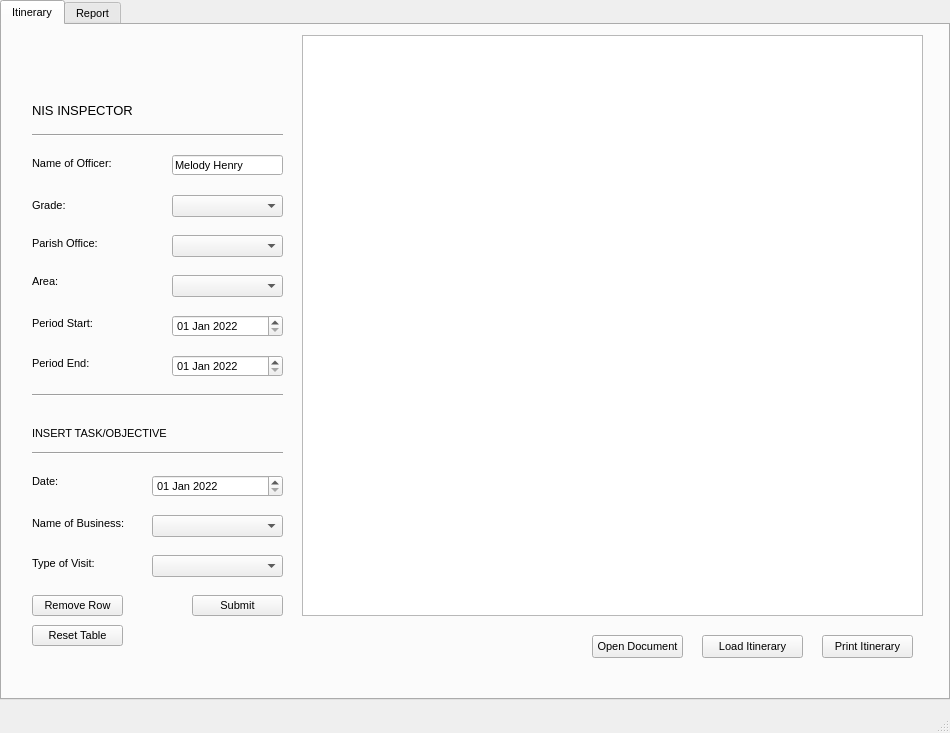
<?xml version="1.0" encoding="UTF-8"?>
<ui version="4.0">
 <class>MainWindow</class>
 <widget class="QMainWindow" name="MainWindow">
  <property name="geometry">
   <rect>
    <x>0</x>
    <y>0</y>
    <width>950</width>
    <height>733</height>
   </rect>
  </property>
  <property name="windowTitle">
   <string>MainWindow</string>
  </property>
  <widget class="QWidget" name="centralwidget">
   <widget class="QTabWidget" name="tabWidget">
    <property name="geometry">
     <rect>
      <x>0</x>
      <y>0</y>
      <width>950</width>
      <height>700</height>
     </rect>
    </property>
    <property name="font">
     <font>
      <pointsize>8</pointsize>
     </font>
    </property>
    <property name="currentIndex">
     <number>0</number>
    </property>
    <widget class="QWidget" name="itinerary_tab">
     <attribute name="title">
      <string>Itinerary</string>
     </attribute>
     <widget class="QTableWidget" name="itinerary_table">
      <property name="geometry">
       <rect>
        <x>300</x>
        <y>10</y>
        <width>621</width>
        <height>581</height>
       </rect>
      </property>
      <property name="sizeAdjustPolicy">
       <enum>QAbstractScrollArea::AdjustToContents</enum>
      </property>
      <property name="showGrid">
       <bool>true</bool>
      </property>
      <property name="columnCount">
       <number>4</number>
      </property>
      <attribute name="horizontalHeaderVisible">
       <bool>false</bool>
      </attribute>
      <attribute name="horizontalHeaderCascadingSectionResizes">
       <bool>false</bool>
      </attribute>
      <attribute name="horizontalHeaderDefaultSectionSize">
       <number>152</number>
      </attribute>
      <attribute name="horizontalHeaderStretchLastSection">
       <bool>true</bool>
      </attribute>
      <column>
       <property name="text">
        <string>Date</string>
       </property>
      </column>
      <column>
       <property name="text">
        <string>Name of Business</string>
       </property>
      </column>
      <column>
       <property name="text">
        <string>Address</string>
       </property>
      </column>
      <column>
       <property name="text">
        <string>Type of Visit</string>
       </property>
      </column>
     </widget>
     <widget class="QLineEdit" name="officer_name_input">
      <property name="geometry">
       <rect>
        <x>170</x>
        <y>130</y>
        <width>111</width>
        <height>20</height>
       </rect>
      </property>
      <property name="text">
       <string>Melody Henry</string>
      </property>
      <property name="echoMode">
       <enum>QLineEdit::Normal</enum>
      </property>
      <property name="placeholderText">
       <string>Enter Name</string>
      </property>
     </widget>
     <widget class="QLabel" name="officer_name_label">
      <property name="geometry">
       <rect>
        <x>30</x>
        <y>130</y>
        <width>101</width>
        <height>16</height>
       </rect>
      </property>
      <property name="text">
       <string>Name of Officer:</string>
      </property>
     </widget>
     <widget class="QLabel" name="grade">
      <property name="geometry">
       <rect>
        <x>30</x>
        <y>170</y>
        <width>41</width>
        <height>21</height>
       </rect>
      </property>
      <property name="text">
       <string>Grade:</string>
      </property>
     </widget>
     <widget class="QLabel" name="period_label">
      <property name="geometry">
       <rect>
        <x>30</x>
        <y>290</y>
        <width>71</width>
        <height>16</height>
       </rect>
      </property>
      <property name="text">
       <string>Period Start:</string>
      </property>
     </widget>
     <widget class="QLabel" name="area_label">
      <property name="geometry">
       <rect>
        <x>30</x>
        <y>250</y>
        <width>47</width>
        <height>13</height>
       </rect>
      </property>
      <property name="text">
       <string>Area:</string>
      </property>
     </widget>
     <widget class="QLabel" name="parish_office_label">
      <property name="geometry">
       <rect>
        <x>30</x>
        <y>210</y>
        <width>101</width>
        <height>16</height>
       </rect>
      </property>
      <property name="text">
       <string>Parish Office:</string>
      </property>
     </widget>
     <widget class="QComboBox" name="officer_grade_combo">
      <property name="geometry">
       <rect>
        <x>170</x>
        <y>170</y>
        <width>111</width>
        <height>22</height>
       </rect>
      </property>
     </widget>
     <widget class="QDateEdit" name="date_entry">
      <property name="geometry">
       <rect>
        <x>150</x>
        <y>450</y>
        <width>131</width>
        <height>22</height>
       </rect>
      </property>
      <property name="dateTime">
       <datetime>
        <hour>0</hour>
        <minute>0</minute>
        <second>0</second>
        <year>2022</year>
        <month>1</month>
        <day>1</day>
       </datetime>
      </property>
      <property name="displayFormat">
       <string>dd MMM yyyy</string>
      </property>
      <property name="date">
       <date>
        <year>2022</year>
        <month>1</month>
        <day>1</day>
       </date>
      </property>
     </widget>
     <widget class="QComboBox" name="business_name_combo">
      <property name="geometry">
       <rect>
        <x>150</x>
        <y>490</y>
        <width>131</width>
        <height>22</height>
       </rect>
      </property>
     </widget>
     <widget class="QComboBox" name="visit_combo">
      <property name="geometry">
       <rect>
        <x>150</x>
        <y>530</y>
        <width>131</width>
        <height>22</height>
       </rect>
      </property>
     </widget>
     <widget class="QLabel" name="date_entry_label">
      <property name="geometry">
       <rect>
        <x>30</x>
        <y>450</y>
        <width>47</width>
        <height>13</height>
       </rect>
      </property>
      <property name="text">
       <string>Date:</string>
      </property>
     </widget>
     <widget class="QLabel" name="business_name_label">
      <property name="geometry">
       <rect>
        <x>30</x>
        <y>490</y>
        <width>121</width>
        <height>16</height>
       </rect>
      </property>
      <property name="text">
       <string>Name of Business:</string>
      </property>
     </widget>
     <widget class="QLabel" name="visit_label">
      <property name="geometry">
       <rect>
        <x>30</x>
        <y>530</y>
        <width>91</width>
        <height>16</height>
       </rect>
      </property>
      <property name="text">
       <string>Type of Visit:</string>
      </property>
     </widget>
     <widget class="QLabel" name="itinerary_label">
      <property name="geometry">
       <rect>
        <x>30</x>
        <y>70</y>
        <width>221</width>
        <height>30</height>
       </rect>
      </property>
      <property name="font">
       <font>
        <pointsize>10</pointsize>
        <weight>50</weight>
        <bold>false</bold>
       </font>
      </property>
      <property name="text">
       <string>NIS INSPECTOR</string>
      </property>
     </widget>
     <widget class="QComboBox" name="parish_office_combo">
      <property name="geometry">
       <rect>
        <x>170</x>
        <y>210</y>
        <width>111</width>
        <height>22</height>
       </rect>
      </property>
     </widget>
     <widget class="QComboBox" name="area_combo">
      <property name="geometry">
       <rect>
        <x>170</x>
        <y>250</y>
        <width>111</width>
        <height>22</height>
       </rect>
      </property>
     </widget>
     <widget class="QPushButton" name="print_itinerary_btn">
      <property name="geometry">
       <rect>
        <x>820</x>
        <y>610</y>
        <width>91</width>
        <height>23</height>
       </rect>
      </property>
      <property name="text">
       <string>Print Itinerary</string>
      </property>
     </widget>
     <widget class="QDateEdit" name="period_start">
      <property name="geometry">
       <rect>
        <x>170</x>
        <y>290</y>
        <width>111</width>
        <height>22</height>
       </rect>
      </property>
      <property name="dateTime">
       <datetime>
        <hour>0</hour>
        <minute>0</minute>
        <second>0</second>
        <year>2022</year>
        <month>1</month>
        <day>1</day>
       </datetime>
      </property>
      <property name="displayFormat">
       <string>dd MMM yyyy</string>
      </property>
     </widget>
     <widget class="QPushButton" name="submit_obj_btn">
      <property name="geometry">
       <rect>
        <x>190</x>
        <y>570</y>
        <width>91</width>
        <height>21</height>
       </rect>
      </property>
      <property name="text">
       <string>Submit</string>
      </property>
     </widget>
     <widget class="QPushButton" name="remove_row_btn">
      <property name="geometry">
       <rect>
        <x>30</x>
        <y>570</y>
        <width>91</width>
        <height>21</height>
       </rect>
      </property>
      <property name="text">
       <string>Remove Row</string>
      </property>
     </widget>
     <widget class="Line" name="line">
      <property name="geometry">
       <rect>
        <x>30</x>
        <y>420</y>
        <width>251</width>
        <height>16</height>
       </rect>
      </property>
      <property name="orientation">
       <enum>Qt::Horizontal</enum>
      </property>
     </widget>
     <widget class="Line" name="line_2">
      <property name="geometry">
       <rect>
        <x>30</x>
        <y>360</y>
        <width>251</width>
        <height>20</height>
       </rect>
      </property>
      <property name="orientation">
       <enum>Qt::Horizontal</enum>
      </property>
     </widget>
     <widget class="QPushButton" name="load_itinerary_btn">
      <property name="geometry">
       <rect>
        <x>700</x>
        <y>610</y>
        <width>101</width>
        <height>23</height>
       </rect>
      </property>
      <property name="text">
       <string>Load Itinerary</string>
      </property>
     </widget>
     <widget class="QLabel" name="label_7">
      <property name="geometry">
       <rect>
        <x>130</x>
        <y>10</y>
        <width>50</width>
        <height>60</height>
       </rect>
      </property>
      <property name="text">
       <string>&lt;html&gt;&lt;head/&gt;&lt;body&gt;&lt;p&gt;&lt;img src=&quot;:/newPrefix/NIS_LOGO.png&quot;/&gt;&lt;/p&gt;&lt;/body&gt;&lt;/html&gt;</string>
      </property>
     </widget>
     <widget class="Line" name="line_4">
      <property name="geometry">
       <rect>
        <x>30</x>
        <y>100</y>
        <width>251</width>
        <height>20</height>
       </rect>
      </property>
      <property name="orientation">
       <enum>Qt::Horizontal</enum>
      </property>
     </widget>
     <widget class="QLabel" name="label_8">
      <property name="geometry">
       <rect>
        <x>30</x>
        <y>400</y>
        <width>161</width>
        <height>16</height>
       </rect>
      </property>
      <property name="text">
       <string>INSERT TASK/OBJECTIVE</string>
      </property>
     </widget>
     <widget class="QLabel" name="period_label_2">
      <property name="geometry">
       <rect>
        <x>30</x>
        <y>330</y>
        <width>71</width>
        <height>16</height>
       </rect>
      </property>
      <property name="text">
       <string>Period End:</string>
      </property>
     </widget>
     <widget class="QDateEdit" name="period_end">
      <property name="geometry">
       <rect>
        <x>170</x>
        <y>330</y>
        <width>111</width>
        <height>22</height>
       </rect>
      </property>
      <property name="dateTime">
       <datetime>
        <hour>0</hour>
        <minute>0</minute>
        <second>0</second>
        <year>2022</year>
        <month>1</month>
        <day>1</day>
       </datetime>
      </property>
      <property name="displayFormat">
       <string>dd MMM yyyy</string>
      </property>
     </widget>
     <widget class="QPushButton" name="reset_table_btn">
      <property name="geometry">
       <rect>
        <x>30</x>
        <y>600</y>
        <width>91</width>
        <height>21</height>
       </rect>
      </property>
      <property name="text">
       <string>Reset Table</string>
      </property>
     </widget>
     <widget class="QPushButton" name="open_document_btn">
      <property name="geometry">
       <rect>
        <x>590</x>
        <y>610</y>
        <width>91</width>
        <height>23</height>
       </rect>
      </property>
      <property name="text">
       <string>Open Document</string>
      </property>
     </widget>
    </widget>
    <widget class="QWidget" name="report_tab">
     <attribute name="title">
      <string>Report</string>
     </attribute>
     <widget class="QTableWidget" name="report_table">
      <property name="geometry">
       <rect>
        <x>30</x>
        <y>249</y>
        <width>891</width>
        <height>371</height>
       </rect>
      </property>
      <property name="sizeAdjustPolicy">
       <enum>QAbstractScrollArea::AdjustToContents</enum>
      </property>
      <property name="showGrid">
       <bool>true</bool>
      </property>
      <property name="columnCount">
       <number>6</number>
      </property>
      <attribute name="horizontalHeaderVisible">
       <bool>false</bool>
      </attribute>
      <attribute name="horizontalHeaderCascadingSectionResizes">
       <bool>true</bool>
      </attribute>
      <attribute name="horizontalHeaderDefaultSectionSize">
       <number>123</number>
      </attribute>
      <attribute name="horizontalHeaderMinimumSectionSize">
       <number>123</number>
      </attribute>
      <attribute name="horizontalHeaderStretchLastSection">
       <bool>true</bool>
      </attribute>
      <attribute name="verticalHeaderVisible">
       <bool>false</bool>
      </attribute>
      <column>
       <property name="text">
        <string>Date</string>
       </property>
      </column>
      <column>
       <property name="text">
        <string>Name of Business</string>
       </property>
      </column>
      <column>
       <property name="text">
        <string>Address</string>
       </property>
      </column>
      <column>
       <property name="text">
        <string>Type of Visit</string>
       </property>
      </column>
      <column>
       <property name="text">
        <string>Ref. No.</string>
       </property>
      </column>
      <column>
       <property name="text">
        <string>Results</string>
       </property>
      </column>
     </widget>
     <widget class="QLabel" name="label">
      <property name="geometry">
       <rect>
        <x>30</x>
        <y>20</y>
        <width>371</width>
        <height>16</height>
       </rect>
      </property>
      <property name="font">
       <font>
        <pointsize>8</pointsize>
       </font>
      </property>
      <property name="text">
       <string>Number of files carried forward from previous week:</string>
      </property>
     </widget>
     <widget class="QLabel" name="label_2">
      <property name="geometry">
       <rect>
        <x>30</x>
        <y>50</y>
        <width>301</width>
        <height>16</height>
       </rect>
      </property>
      <property name="font">
       <font>
        <pointsize>8</pointsize>
       </font>
      </property>
      <property name="text">
       <string>Number of files received during the week:</string>
      </property>
     </widget>
     <widget class="QLabel" name="label_3">
      <property name="geometry">
       <rect>
        <x>30</x>
        <y>110</y>
        <width>311</width>
        <height>16</height>
       </rect>
      </property>
      <property name="font">
       <font>
        <pointsize>8</pointsize>
       </font>
      </property>
      <property name="text">
       <string>Number of files cleared during the week:</string>
      </property>
     </widget>
     <widget class="QLabel" name="label_4">
      <property name="geometry">
       <rect>
        <x>30</x>
        <y>140</y>
        <width>341</width>
        <height>16</height>
       </rect>
      </property>
      <property name="font">
       <font>
        <pointsize>8</pointsize>
       </font>
      </property>
      <property name="text">
       <string>Number of files on hand at the end of the week:</string>
      </property>
     </widget>
     <widget class="QLineEdit" name="prev_work_entry">
      <property name="geometry">
       <rect>
        <x>360</x>
        <y>20</y>
        <width>31</width>
        <height>20</height>
       </rect>
      </property>
     </widget>
     <widget class="QLineEdit" name="received_entry">
      <property name="geometry">
       <rect>
        <x>360</x>
        <y>50</y>
        <width>31</width>
        <height>20</height>
       </rect>
      </property>
     </widget>
     <widget class="QLineEdit" name="total_entry">
      <property name="geometry">
       <rect>
        <x>360</x>
        <y>80</y>
        <width>31</width>
        <height>20</height>
       </rect>
      </property>
     </widget>
     <widget class="QLineEdit" name="files_onhand_entry">
      <property name="geometry">
       <rect>
        <x>360</x>
        <y>140</y>
        <width>31</width>
        <height>20</height>
       </rect>
      </property>
     </widget>
     <widget class="QLineEdit" name="files_cleared_entry">
      <property name="geometry">
       <rect>
        <x>360</x>
        <y>110</y>
        <width>31</width>
        <height>20</height>
       </rect>
      </property>
     </widget>
     <widget class="QLabel" name="label_5">
      <property name="geometry">
       <rect>
        <x>300</x>
        <y>80</y>
        <width>91</width>
        <height>16</height>
       </rect>
      </property>
      <property name="font">
       <font>
        <pointsize>8</pointsize>
       </font>
      </property>
      <property name="text">
       <string>Total:</string>
      </property>
     </widget>
     <widget class="QTableWidget" name="summary_table">
      <property name="geometry">
       <rect>
        <x>420</x>
        <y>20</y>
        <width>501</width>
        <height>171</height>
       </rect>
      </property>
      <property name="minimumSize">
       <size>
        <width>421</width>
        <height>0</height>
       </size>
      </property>
      <property name="font">
       <font>
        <pointsize>9</pointsize>
       </font>
      </property>
      <property name="showGrid">
       <bool>true</bool>
      </property>
      <attribute name="horizontalHeaderDefaultSectionSize">
       <number>49</number>
      </attribute>
      <attribute name="horizontalHeaderStretchLastSection">
       <bool>true</bool>
      </attribute>
      <attribute name="verticalHeaderStretchLastSection">
       <bool>true</bool>
      </attribute>
      <row>
       <property name="text">
        <string>EFFECTTIVE</string>
       </property>
      </row>
      <row>
       <property name="text">
        <string>INEFFECTIVE</string>
       </property>
      </row>
      <row>
       <property name="text">
        <string>TOTAL</string>
       </property>
      </row>
      <column>
       <property name="text">
        <string>BEN.</string>
       </property>
      </column>
      <column>
       <property name="text">
        <string>R.I.</string>
       </property>
      </column>
      <column>
       <property name="text">
        <string>COMP.</string>
       </property>
      </column>
      <column>
       <property name="text">
        <string>REG.</string>
       </property>
      </column>
      <column>
       <property name="text">
        <string>EDUC.</string>
       </property>
      </column>
      <column>
       <property name="text">
        <string>C/L</string>
       </property>
      </column>
      <column>
       <property name="text">
        <string>TOTAL</string>
       </property>
      </column>
     </widget>
     <widget class="QLabel" name="label_6">
      <property name="geometry">
       <rect>
        <x>420</x>
        <y>0</y>
        <width>171</width>
        <height>20</height>
       </rect>
      </property>
      <property name="font">
       <font>
        <pointsize>8</pointsize>
        <weight>75</weight>
        <bold>true</bold>
       </font>
      </property>
      <property name="text">
       <string>SUMMARY OF WORK UNIT</string>
      </property>
     </widget>
     <widget class="QPushButton" name="update_results_btn">
      <property name="geometry">
       <rect>
        <x>700</x>
        <y>630</y>
        <width>101</width>
        <height>23</height>
       </rect>
      </property>
      <property name="text">
       <string>Update Results</string>
      </property>
     </widget>
     <widget class="QPushButton" name="print_report_btn">
      <property name="geometry">
       <rect>
        <x>830</x>
        <y>630</y>
        <width>91</width>
        <height>23</height>
       </rect>
      </property>
      <property name="text">
       <string>Print Report</string>
      </property>
     </widget>
     <widget class="Line" name="line_3">
      <property name="geometry">
       <rect>
        <x>30</x>
        <y>230</y>
        <width>891</width>
        <height>16</height>
       </rect>
      </property>
      <property name="orientation">
       <enum>Qt::Horizontal</enum>
      </property>
     </widget>
     <widget class="QDateEdit" name="week_ended_date">
      <property name="geometry">
       <rect>
        <x>130</x>
        <y>190</y>
        <width>110</width>
        <height>22</height>
       </rect>
      </property>
      <property name="displayFormat">
       <string>dd MMM yyyy</string>
      </property>
     </widget>
     <widget class="QLabel" name="label_9">
      <property name="geometry">
       <rect>
        <x>30</x>
        <y>190</y>
        <width>91</width>
        <height>16</height>
       </rect>
      </property>
      <property name="font">
       <font>
        <pointsize>10</pointsize>
       </font>
      </property>
      <property name="text">
       <string>Week Ended:</string>
      </property>
     </widget>
    </widget>
   </widget>
  </widget>
  <widget class="QMenuBar" name="menubar">
   <property name="geometry">
    <rect>
     <x>0</x>
     <y>0</y>
     <width>950</width>
     <height>21</height>
    </rect>
   </property>
  </widget>
  <widget class="QStatusBar" name="statusbar"/>
 </widget>
 <resources>
  <include location="logo.qrc"/>
 </resources>
 <connections/>
</ui>
